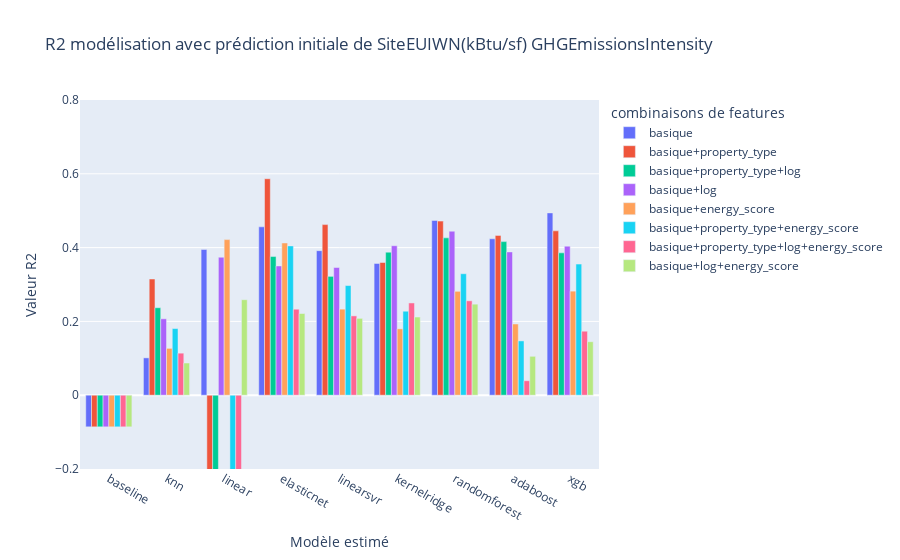

This figure's notebook cell:
### Code cell
estimator_names=[estimator["name"] for estimator in estimators]
fig_data = []
for c in df_benchmark["features"].unique():
    y = []
    for e in estimator_names:
        y.append(df_benchmark.loc[(df_benchmark["estimator"]==e) & (df_benchmark["features"]==c)]["r2_test"].iloc[0])
    fig_data.append(
        go.Bar(name=c, x=estimator_names, y=y)
    )

fig = go.Figure(data=fig_data)
# Change the bar mode
fig.update_layout(
    barmode='group', 
    yaxis_range=[-0.2,0.8], 
    height=800,
    title=f"R2 modélisation avec prédiction initiale de SiteEUIWN(kBtu/sf) {target}",
    xaxis_title="Modèle estimé",
    yaxis_title="Valeur R2",
    legend_title="combinaisons de features"
)
fig.show()

### Figure 1 — Plotly figure (JSON) as saved in the notebook; plotly's stock layout.template omitted (floating-point values rounded to 4 significant figures)
{"data": [{"name": "basique", "type": "bar", "x": ["baseline", "knn", "linear", "elasticnet", "linearsvr", "kernelridge", "randomforest", "adaboost", "xgb"], "y": [-0.08573, 0.1012, 0.3949, 0.4563, 0.3917, 0.3571, 0.4736, 0.4239, 0.494]}, {"name": "basique+property_type", "type": "bar", "x": ["baseline", "knn", "linear", "elasticnet", "linearsvr", "kernelridge", "randomforest", "adaboost", "xgb"], "y": [-0.08573, 0.3149, -11.89, 0.5867, 0.4623, 0.3596, 0.4718, 0.4331, 0.4455]}, {"name": "basique+property_type+log", "type": "bar", "x": ["baseline", "knn", "linear", "elasticnet", "linearsvr", "kernelridge", "randomforest", "adaboost", "xgb"], "y": [-0.08573, 0.2371, -5.795, 0.3757, 0.3221, 0.3877, 0.4264, 0.4162, 0.3858]}, {"name": "basique+log", "type": "bar", "x": ["baseline", "knn", "linear", "elasticnet", "linearsvr", "kernelridge", "randomforest", "adaboost", "xgb"], "y": [-0.08573, 0.207, 0.3739, 0.3503, 0.3461, 0.4051, 0.4444, 0.3883, 0.4039]}, {"name": "basique+energy_score", "type": "bar", "x": ["baseline", "knn", "linear", "elasticnet", "linearsvr", "kernelridge", "randomforest", "adaboost", "xgb"], "y": [-0.08573, 0.1269, 0.4217, 0.4126, 0.2333, 0.1798, 0.2815, 0.1929, 0.282]}, {"name": "basique+property_type+energy_score", "type": "bar", "x": ["baseline", "knn", "linear", "elasticnet", "linearsvr", "kernelridge", "randomforest", "adaboost", "xgb"], "y": [-0.08573, 0.1806, -14.98, 0.4047, 0.2972, 0.2276, 0.3292, 0.1471, 0.3553]}, {"name": "basique+property_type+log+energy_score", "type": "bar", "x": ["baseline", "knn", "linear", "elasticnet", "linearsvr", "kernelridge", "randomforest", "adaboost", "xgb"], "y": [-0.08573, 0.1139, -15.13, 0.233, 0.2149, 0.25, 0.2558, 0.03923, 0.1734]}, {"name": "basique+log+energy_score", "type": "bar", "x": ["baseline", "knn", "linear", "elasticnet", "linearsvr", "kernelridge", "randomforest", "adaboost", "xgb"], "y": [-0.08573, 0.08727, 0.2588, 0.2214, 0.2083, 0.2118, 0.2467, 0.1054, 0.145]}], "layout": {"autosize": true, "barmode": "group", "legend": {"title": {"text": "combinaisons de features"}}, "title": {"text": "R2 modélisation avec prédiction initiale de SiteEUIWN(kBtu/sf) GHGEmissionsIntensity"}, "xaxis": {"autorange": true, "range": [-0.5, 8.5], "title": {"text": "Modèle estimé"}, "type": "category"}, "yaxis": {"range": [-0.2, 0.8], "title": {"text": "Valeur R2"}, "type": "linear"}}}
